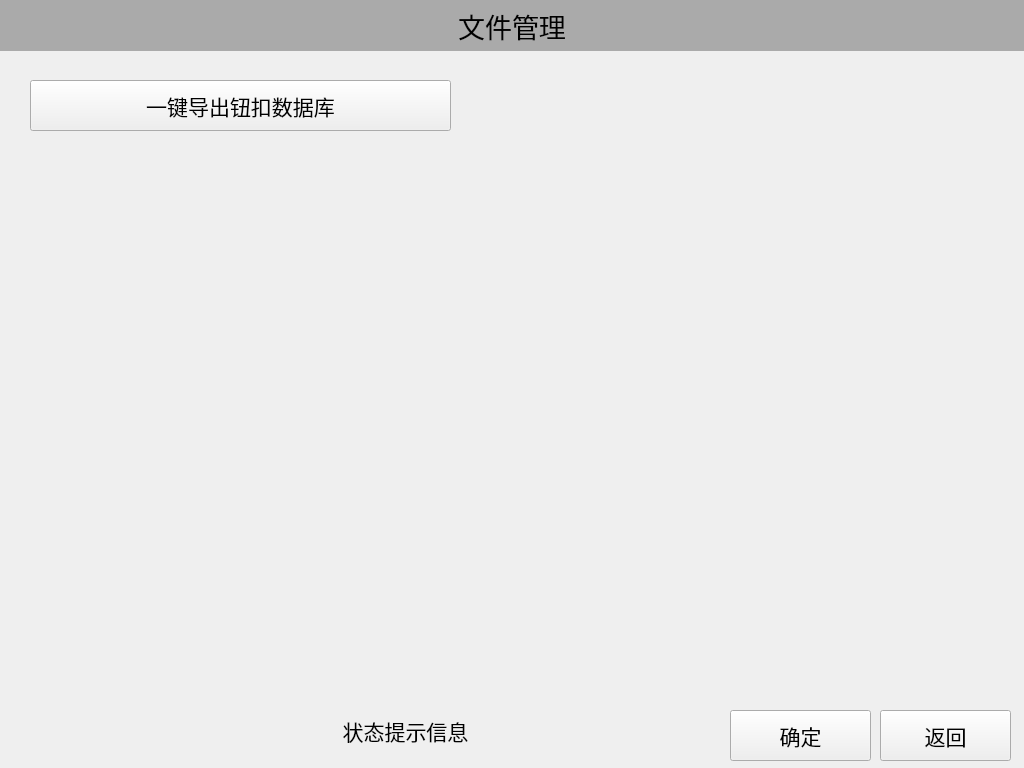
<?xml version="1.0" encoding="UTF-8"?>
<ui version="4.0">
 <class>FileManagerWidget</class>
 <widget class="QWidget" name="FileManagerWidget">
  <property name="geometry">
   <rect>
    <x>0</x>
    <y>0</y>
    <width>1024</width>
    <height>768</height>
   </rect>
  </property>
  <property name="windowTitle">
   <string>Form</string>
  </property>
  <widget class="QPushButton" name="pushButton_Esc">
   <property name="geometry">
    <rect>
     <x>880</x>
     <y>710</y>
     <width>131</width>
     <height>51</height>
    </rect>
   </property>
   <property name="sizePolicy">
    <sizepolicy hsizetype="Fixed" vsizetype="Fixed">
     <horstretch>0</horstretch>
     <verstretch>0</verstretch>
    </sizepolicy>
   </property>
   <property name="font">
    <font>
     <family>Yahei Mono</family>
     <pointsize>16</pointsize>
    </font>
   </property>
   <property name="text">
    <string>返回</string>
   </property>
  </widget>
  <widget class="QLabel" name="label_AppTile">
   <property name="geometry">
    <rect>
     <x>0</x>
     <y>0</y>
     <width>1024</width>
     <height>51</height>
    </rect>
   </property>
   <property name="font">
    <font>
     <family>Yahei Mono</family>
     <pointsize>20</pointsize>
    </font>
   </property>
   <property name="styleSheet">
    <string notr="true">background-color: rgb(170, 170, 170);</string>
   </property>
   <property name="text">
    <string>文件管理</string>
   </property>
   <property name="alignment">
    <set>Qt::AlignCenter</set>
   </property>
  </widget>
  <widget class="QPushButton" name="pushButton_Save">
   <property name="geometry">
    <rect>
     <x>730</x>
     <y>710</y>
     <width>141</width>
     <height>51</height>
    </rect>
   </property>
   <property name="sizePolicy">
    <sizepolicy hsizetype="Fixed" vsizetype="Fixed">
     <horstretch>0</horstretch>
     <verstretch>0</verstretch>
    </sizepolicy>
   </property>
   <property name="minimumSize">
    <size>
     <width>30</width>
     <height>0</height>
    </size>
   </property>
   <property name="font">
    <font>
     <family>Yahei Mono</family>
     <pointsize>16</pointsize>
    </font>
   </property>
   <property name="text">
    <string>确定</string>
   </property>
  </widget>
  <widget class="QLabel" name="lable_zttsxx">
   <property name="geometry">
    <rect>
     <x>250</x>
     <y>700</y>
     <width>311</width>
     <height>61</height>
    </rect>
   </property>
   <property name="sizePolicy">
    <sizepolicy hsizetype="Fixed" vsizetype="Preferred">
     <horstretch>0</horstretch>
     <verstretch>0</verstretch>
    </sizepolicy>
   </property>
   <property name="font">
    <font>
     <family>Yahei Mono</family>
     <pointsize>16</pointsize>
     <weight>50</weight>
     <bold>false</bold>
    </font>
   </property>
   <property name="styleSheet">
    <string notr="true"/>
   </property>
   <property name="text">
    <string>状态提示信息</string>
   </property>
   <property name="alignment">
    <set>Qt::AlignCenter</set>
   </property>
  </widget>
  <widget class="QPushButton" name="pushButton_Save_2">
   <property name="geometry">
    <rect>
     <x>30</x>
     <y>80</y>
     <width>421</width>
     <height>51</height>
    </rect>
   </property>
   <property name="sizePolicy">
    <sizepolicy hsizetype="Fixed" vsizetype="Fixed">
     <horstretch>0</horstretch>
     <verstretch>0</verstretch>
    </sizepolicy>
   </property>
   <property name="minimumSize">
    <size>
     <width>30</width>
     <height>0</height>
    </size>
   </property>
   <property name="font">
    <font>
     <family>Yahei Mono</family>
     <pointsize>16</pointsize>
    </font>
   </property>
   <property name="text">
    <string>一键导出钮扣数据库</string>
   </property>
  </widget>
  <zorder>label_AppTile</zorder>
  <zorder>pushButton_Esc</zorder>
  <zorder>pushButton_Save</zorder>
  <zorder>lable_zttsxx</zorder>
  <zorder>pushButton_Save_2</zorder>
 </widget>
 <resources/>
 <connections/>
</ui>
